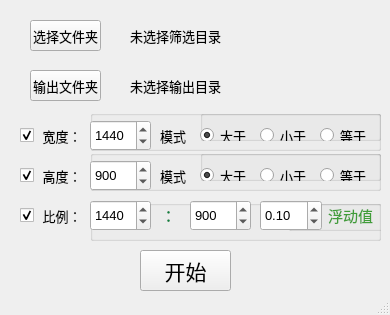
<?xml version="1.0" encoding="UTF-8"?>
<ui version="4.0">
 <class>MainWindow</class>
 <widget class="QMainWindow" name="MainWindow">
  <property name="enabled">
   <bool>true</bool>
  </property>
  <property name="geometry">
   <rect>
    <x>0</x>
    <y>0</y>
    <width>390</width>
    <height>315</height>
   </rect>
  </property>
  <property name="minimumSize">
   <size>
    <width>390</width>
    <height>315</height>
   </size>
  </property>
  <property name="maximumSize">
   <size>
    <width>390</width>
    <height>315</height>
   </size>
  </property>
  <property name="font">
   <font>
    <pointsize>10</pointsize>
    <weight>50</weight>
    <italic>false</italic>
    <bold>false</bold>
   </font>
  </property>
  <property name="windowTitle">
   <string>imageFilter by 封印的猫</string>
  </property>
  <widget class="QWidget" name="centralWidget">
   <widget class="QPushButton" name="btnFileChoose">
    <property name="geometry">
     <rect>
      <x>30</x>
      <y>20</y>
      <width>71</width>
      <height>31</height>
     </rect>
    </property>
    <property name="font">
     <font>
      <pointsize>10</pointsize>
      <italic>false</italic>
      <kerning>true</kerning>
     </font>
    </property>
    <property name="cursor">
     <cursorShape>OpenHandCursor</cursorShape>
    </property>
    <property name="text">
     <string>选择文件夹</string>
    </property>
   </widget>
   <widget class="QLabel" name="lbFilePath">
    <property name="geometry">
     <rect>
      <x>130</x>
      <y>20</y>
      <width>251</width>
      <height>31</height>
     </rect>
    </property>
    <property name="font">
     <font>
      <pointsize>10</pointsize>
      <weight>50</weight>
      <italic>false</italic>
      <bold>false</bold>
     </font>
    </property>
    <property name="text">
     <string>未选择筛选目录</string>
    </property>
   </widget>
   <widget class="QPushButton" name="btnStart">
    <property name="geometry">
     <rect>
      <x>140</x>
      <y>250</y>
      <width>91</width>
      <height>41</height>
     </rect>
    </property>
    <property name="font">
     <font>
      <family>Ubuntu</family>
      <pointsize>16</pointsize>
      <italic>false</italic>
     </font>
    </property>
    <property name="cursor">
     <cursorShape>OpenHandCursor</cursorShape>
    </property>
    <property name="autoFillBackground">
     <bool>true</bool>
    </property>
    <property name="text">
     <string>开始</string>
    </property>
   </widget>
   <widget class="QPushButton" name="btnOutputPath">
    <property name="geometry">
     <rect>
      <x>30</x>
      <y>70</y>
      <width>71</width>
      <height>31</height>
     </rect>
    </property>
    <property name="font">
     <font>
      <family>Ubuntu</family>
      <pointsize>10</pointsize>
      <italic>false</italic>
     </font>
    </property>
    <property name="cursor">
     <cursorShape>OpenHandCursor</cursorShape>
    </property>
    <property name="autoFillBackground">
     <bool>true</bool>
    </property>
    <property name="text">
     <string>输出文件夹</string>
    </property>
   </widget>
   <widget class="QLabel" name="lbOutputPath">
    <property name="geometry">
     <rect>
      <x>130</x>
      <y>70</y>
      <width>251</width>
      <height>31</height>
     </rect>
    </property>
    <property name="font">
     <font>
      <pointsize>10</pointsize>
      <weight>50</weight>
      <italic>false</italic>
      <bold>false</bold>
     </font>
    </property>
    <property name="text">
     <string>未选择输出目录</string>
    </property>
   </widget>
   <widget class="QCheckBox" name="cbWidth">
    <property name="geometry">
     <rect>
      <x>20</x>
      <y>120</y>
      <width>61</width>
      <height>31</height>
     </rect>
    </property>
    <property name="font">
     <font>
      <pointsize>10</pointsize>
     </font>
    </property>
    <property name="focusPolicy">
     <enum>Qt::WheelFocus</enum>
    </property>
    <property name="text">
     <string> 宽度：</string>
    </property>
    <property name="checked">
     <bool>true</bool>
    </property>
   </widget>
   <widget class="QCheckBox" name="cbHeight">
    <property name="geometry">
     <rect>
      <x>20</x>
      <y>160</y>
      <width>61</width>
      <height>31</height>
     </rect>
    </property>
    <property name="font">
     <font>
      <pointsize>10</pointsize>
      <weight>50</weight>
      <italic>false</italic>
      <bold>false</bold>
     </font>
    </property>
    <property name="text">
     <string> 高度：</string>
    </property>
    <property name="checked">
     <bool>true</bool>
    </property>
   </widget>
   <widget class="QCheckBox" name="cbRate">
    <property name="geometry">
     <rect>
      <x>20</x>
      <y>200</y>
      <width>61</width>
      <height>31</height>
     </rect>
    </property>
    <property name="font">
     <font>
      <pointsize>10</pointsize>
     </font>
    </property>
    <property name="text">
     <string> 比例：</string>
    </property>
    <property name="checked">
     <bool>true</bool>
    </property>
   </widget>
   <widget class="QGroupBox" name="grpWidth">
    <property name="enabled">
     <bool>true</bool>
    </property>
    <property name="geometry">
     <rect>
      <x>90</x>
      <y>110</y>
      <width>291</width>
      <height>41</height>
     </rect>
    </property>
    <property name="title">
     <string/>
    </property>
    <property name="flat">
     <bool>true</bool>
    </property>
    <property name="checkable">
     <bool>false</bool>
    </property>
    <widget class="QLabel" name="label">
     <property name="geometry">
      <rect>
       <x>70</x>
       <y>10</y>
       <width>31</width>
       <height>31</height>
      </rect>
     </property>
     <property name="font">
      <font>
       <pointsize>10</pointsize>
      </font>
     </property>
     <property name="text">
      <string>模式</string>
     </property>
    </widget>
    <widget class="QSpinBox" name="sbWidth">
     <property name="geometry">
      <rect>
       <x>0</x>
       <y>10</y>
       <width>61</width>
       <height>31</height>
      </rect>
     </property>
     <property name="font">
      <font>
       <pointsize>10</pointsize>
      </font>
     </property>
     <property name="maximum">
      <number>20000</number>
     </property>
     <property name="value">
      <number>1440</number>
     </property>
    </widget>
    <widget class="QGroupBox" name="groupBox">
     <property name="enabled">
      <bool>true</bool>
     </property>
     <property name="geometry">
      <rect>
       <x>110</x>
       <y>0</y>
       <width>181</width>
       <height>31</height>
      </rect>
     </property>
     <property name="font">
      <font>
       <pointsize>6</pointsize>
      </font>
     </property>
     <property name="title">
      <string/>
     </property>
     <property name="flat">
      <bool>true</bool>
     </property>
     <property name="checkable">
      <bool>false</bool>
     </property>
     <widget class="QRadioButton" name="rbWidthGt">
      <property name="geometry">
       <rect>
        <x>0</x>
        <y>10</y>
        <width>51</width>
        <height>31</height>
       </rect>
      </property>
      <property name="font">
       <font>
        <pointsize>10</pointsize>
       </font>
      </property>
      <property name="text">
       <string>大于</string>
      </property>
      <property name="checked">
       <bool>true</bool>
      </property>
     </widget>
     <widget class="QRadioButton" name="rbWidthLt">
      <property name="geometry">
       <rect>
        <x>60</x>
        <y>10</y>
        <width>51</width>
        <height>31</height>
       </rect>
      </property>
      <property name="font">
       <font>
        <pointsize>10</pointsize>
       </font>
      </property>
      <property name="text">
       <string>小于</string>
      </property>
     </widget>
     <widget class="QRadioButton" name="rbWidthEq">
      <property name="geometry">
       <rect>
        <x>120</x>
        <y>10</y>
        <width>51</width>
        <height>31</height>
       </rect>
      </property>
      <property name="font">
       <font>
        <pointsize>10</pointsize>
       </font>
      </property>
      <property name="text">
       <string>等于</string>
      </property>
     </widget>
    </widget>
   </widget>
   <widget class="QGroupBox" name="grpHeight">
    <property name="enabled">
     <bool>true</bool>
    </property>
    <property name="geometry">
     <rect>
      <x>90</x>
      <y>150</y>
      <width>291</width>
      <height>41</height>
     </rect>
    </property>
    <property name="title">
     <string/>
    </property>
    <property name="flat">
     <bool>true</bool>
    </property>
    <property name="checkable">
     <bool>false</bool>
    </property>
    <widget class="QLabel" name="label_2">
     <property name="geometry">
      <rect>
       <x>70</x>
       <y>10</y>
       <width>31</width>
       <height>31</height>
      </rect>
     </property>
     <property name="font">
      <font>
       <pointsize>10</pointsize>
      </font>
     </property>
     <property name="text">
      <string>模式</string>
     </property>
    </widget>
    <widget class="QSpinBox" name="sbHeight">
     <property name="geometry">
      <rect>
       <x>0</x>
       <y>10</y>
       <width>61</width>
       <height>31</height>
      </rect>
     </property>
     <property name="font">
      <font>
       <pointsize>10</pointsize>
      </font>
     </property>
     <property name="maximum">
      <number>20000</number>
     </property>
     <property name="value">
      <number>900</number>
     </property>
    </widget>
    <widget class="QGroupBox" name="groupBox_2">
     <property name="enabled">
      <bool>true</bool>
     </property>
     <property name="geometry">
      <rect>
       <x>110</x>
       <y>0</y>
       <width>181</width>
       <height>31</height>
      </rect>
     </property>
     <property name="font">
      <font>
       <pointsize>6</pointsize>
      </font>
     </property>
     <property name="title">
      <string/>
     </property>
     <property name="flat">
      <bool>true</bool>
     </property>
     <property name="checkable">
      <bool>false</bool>
     </property>
     <widget class="QRadioButton" name="rbHeightGt">
      <property name="geometry">
       <rect>
        <x>0</x>
        <y>10</y>
        <width>51</width>
        <height>31</height>
       </rect>
      </property>
      <property name="font">
       <font>
        <pointsize>10</pointsize>
       </font>
      </property>
      <property name="text">
       <string>大于</string>
      </property>
      <property name="checked">
       <bool>true</bool>
      </property>
     </widget>
     <widget class="QRadioButton" name="rbHeightLt">
      <property name="geometry">
       <rect>
        <x>60</x>
        <y>10</y>
        <width>51</width>
        <height>31</height>
       </rect>
      </property>
      <property name="font">
       <font>
        <pointsize>10</pointsize>
       </font>
      </property>
      <property name="text">
       <string>小于</string>
      </property>
     </widget>
     <widget class="QRadioButton" name="rbHeightEq">
      <property name="geometry">
       <rect>
        <x>120</x>
        <y>10</y>
        <width>51</width>
        <height>31</height>
       </rect>
      </property>
      <property name="font">
       <font>
        <pointsize>10</pointsize>
       </font>
      </property>
      <property name="text">
       <string>等于</string>
      </property>
     </widget>
    </widget>
   </widget>
   <widget class="QGroupBox" name="grpRate">
    <property name="enabled">
     <bool>true</bool>
    </property>
    <property name="geometry">
     <rect>
      <x>90</x>
      <y>200</y>
      <width>291</width>
      <height>41</height>
     </rect>
    </property>
    <property name="title">
     <string/>
    </property>
    <property name="flat">
     <bool>true</bool>
    </property>
    <property name="checkable">
     <bool>false</bool>
    </property>
    <widget class="QGroupBox" name="groupBox_6">
     <property name="enabled">
      <bool>true</bool>
     </property>
     <property name="geometry">
      <rect>
       <x>198</x>
       <y>0</y>
       <width>120</width>
       <height>31</height>
      </rect>
     </property>
     <property name="font">
      <font>
       <pointsize>6</pointsize>
      </font>
     </property>
     <property name="title">
      <string/>
     </property>
     <property name="flat">
      <bool>true</bool>
     </property>
     <property name="checkable">
      <bool>false</bool>
     </property>
    </widget>
    <widget class="QDoubleSpinBox" name="sbRateValue">
     <property name="geometry">
      <rect>
       <x>170</x>
       <y>0</y>
       <width>62</width>
       <height>31</height>
      </rect>
     </property>
     <property name="font">
      <font>
       <pointsize>10</pointsize>
      </font>
     </property>
     <property name="maximum">
      <double>1.000000000000000</double>
     </property>
     <property name="singleStep">
      <double>0.010000000000000</double>
     </property>
     <property name="value">
      <double>0.100000000000000</double>
     </property>
    </widget>
    <widget class="QSpinBox" name="sbRateWidth">
     <property name="geometry">
      <rect>
       <x>0</x>
       <y>0</y>
       <width>61</width>
       <height>31</height>
      </rect>
     </property>
     <property name="font">
      <font>
       <pointsize>10</pointsize>
      </font>
     </property>
     <property name="maximum">
      <number>20000</number>
     </property>
     <property name="value">
      <number>1440</number>
     </property>
    </widget>
    <widget class="QLabel" name="label_3">
     <property name="enabled">
      <bool>true</bool>
     </property>
     <property name="geometry">
      <rect>
       <x>70</x>
       <y>0</y>
       <width>21</width>
       <height>31</height>
      </rect>
     </property>
     <property name="font">
      <font>
       <pointsize>13</pointsize>
      </font>
     </property>
     <property name="text">
      <string>&lt;html&gt;&lt;head/&gt;&lt;body&gt;&lt;p&gt;&lt;span style=&quot; color:#088341;&quot;&gt;：&lt;/span&gt;&lt;/p&gt;&lt;/body&gt;&lt;/html&gt;</string>
     </property>
     <property name="scaledContents">
      <bool>false</bool>
     </property>
     <property name="openExternalLinks">
      <bool>false</bool>
     </property>
    </widget>
    <widget class="QLabel" name="label_7">
     <property name="geometry">
      <rect>
       <x>230</x>
       <y>0</y>
       <width>61</width>
       <height>31</height>
      </rect>
     </property>
     <property name="font">
      <font>
       <pointsize>11</pointsize>
      </font>
     </property>
     <property name="text">
      <string>&lt;html&gt;&lt;head/&gt;&lt;body&gt;&lt;p align=&quot;center&quot;&gt;&lt;span style=&quot; color:#409d39;&quot;&gt;浮动值&lt;/span&gt;&lt;/p&gt;&lt;/body&gt;&lt;/html&gt;</string>
     </property>
     <property name="wordWrap">
      <bool>false</bool>
     </property>
     <property name="openExternalLinks">
      <bool>false</bool>
     </property>
    </widget>
    <widget class="QSpinBox" name="sbRateHeight">
     <property name="geometry">
      <rect>
       <x>100</x>
       <y>0</y>
       <width>61</width>
       <height>31</height>
      </rect>
     </property>
     <property name="font">
      <font>
       <pointsize>10</pointsize>
      </font>
     </property>
     <property name="maximum">
      <number>20000</number>
     </property>
     <property name="value">
      <number>900</number>
     </property>
    </widget>
   </widget>
  </widget>
  <widget class="QStatusBar" name="statusBar">
   <property name="font">
    <font>
     <pointsize>10</pointsize>
    </font>
   </property>
  </widget>
 </widget>
 <layoutdefault spacing="6" margin="11"/>
 <resources/>
 <connections/>
</ui>
